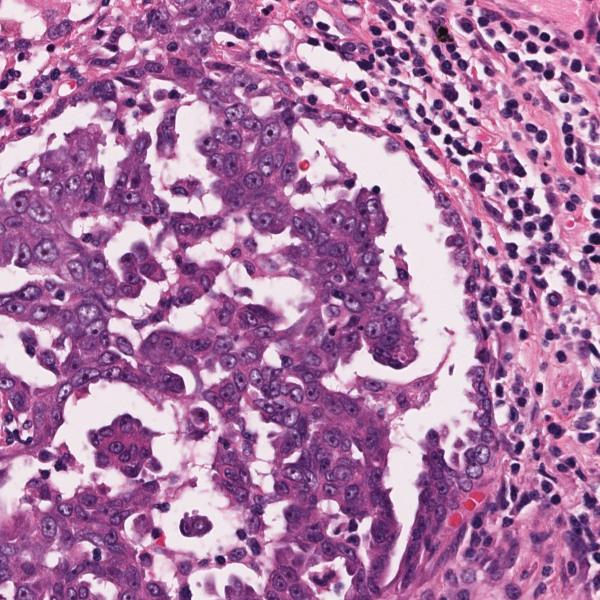
#> input picture target.jpg, 600 x 600 px
$ python test_cls_aug.py   (Python 2 division)
#> lines starting #> are read from the running program, lines starting #| are printed output that depends on the picture; after the words box and inside, x2 and y2 are one past the last pixel; in counts of white or black regions, pixels touching at a corner belong together
#> further down, target is the input picture: shape (600, 600, 3); mean B, G, R 166.3, 121.9, 173.7
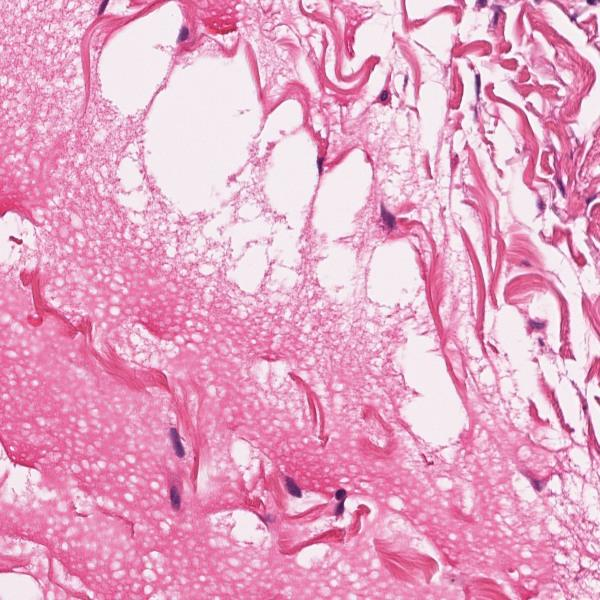
#> input picture source.jpg, 600 x 600 px
#> further down, source is the input picture: shape (600, 600, 3); mean B, G, R 198.2, 165.7, 230.9
### Img_Aug.py
import numpy as np
import random
import math
import os
from PIL import Image, ImageEnhance
import cv2

# return a Image obj and a image numpy array, did not used in this pipeline actually
# It implements the conversion from Image obj to numpy array
# [5 lines left out: function readImg, not called in this run]


def color_transfer_constructor(lMeanTar = 125.0491, lStdTar = 44.1218, \
							   aMeanTar = 160.7643, aStdTar = 7.5914, \
							   bMeanTar = 109.7114, bStdTar = 6.0879, \
							   l_range = (0.9, 1.1), a_range = (0.95, 1.05), b_range = (0.95, 1.05), constant_range = (-0.5, 0.5)):
	"""
	Transfers the color distribution from the source to the target
	image using the mean and standard deviations of the L*a*b*
	color space. Then apply a random modification on the transfered image.
	Parameters:
	-------
	source: NumPy array
		OpenCV image in BGR color space (the source image)
	lMeanTar, lStdTar, aMeanTar, aStdTar, bMeanTar, bStdTar: Scalars
		Means and Stds Calculated from the target image
	l_range, a_range, b_range, constant_range: tuple
	    Range of the random modification
	Returns:
	-------
	transfer: NumPy array
		OpenCV image (w, h, 3) NumPy array (uint8)
	"""
	def color_transfer(source):
		binary = cv2.cvtColor(source, cv2.COLOR_BGR2GRAY)
		binary[binary<=215] = 0
		binary[binary>215] = 1

		# convert the images from the RGB to L*ab* color space, being
		# sure to utilizing the floating point data type (note: OpenCV
		# expects floats to be 32-bit, so use that instead of 64-bit)
		source = cv2.cvtColor(source, cv2.COLOR_BGR2LAB).astype("float32")


		l = source[:,:,0]
		a = source[:,:,1]
		b = source[:,:,2]
		(lMeanSrc, lStdSrc) = (l[np.where(binary==0)].mean(), l[np.where(binary==0)].std())
		(aMeanSrc, aStdSrc) = (a[np.where(binary==0)].mean(), a[np.where(binary==0)].std())
		(bMeanSrc, bStdSrc) = (b[np.where(binary==0)].mean(), b[np.where(binary==0)].std())


		l = (l - lMeanSrc) / lStdSrc * lStdTar + lMeanTar
		a = (a - aMeanSrc) / aStdSrc * aStdTar + aMeanTar
		b = (b - bMeanSrc) / bStdSrc * bStdTar + bMeanTar


		# randomly modify the lab space to do color augmentation
		l = random.uniform(l_range[0], l_range[1]) * l + random.uniform(constant_range[0], constant_range[1])     # Adjust Luminance
		a = random.uniform(a_range[0], a_range[1]) * a + random.uniform(constant_range[0], constant_range[1])   # Adjust color
		b = random.uniform(b_range[0], b_range[1]) * b + random.uniform(constant_range[0], constant_range[1])   # Adjust color

		# clip the pixel intensities to [0, 255] if they fall outside
		# this range
		l = np.clip(l, 0, 255)
		a = np.clip(a, 0, 255)
		b = np.clip(b, 0, 255)

		# merge the channels together and convert back to the RGB color
		# space, being sure to utilize the 8-bit unsigned integer data
		# type
		transfer = cv2.merge([l, a, b])
		transfer = cv2.cvtColor(transfer.astype("uint8"), cv2.COLOR_LAB2BGR)

		# return the color transferred image
		return transfer
	return color_transfer


def contrast_enhance_constructor(level_range=(0.7, 1.3)):
	"""
	Perform contrast enhancement with random intensity level.
	Parameters:
	-----------
	img: Numpy array
		OpenCV image in BGR color space
	level_range: Tuple
		Range of the random contrast enhancement intensity
	Returns:
	-----------
	img_out_array: Numpy array
		OpenCV image in BGR color space
	"""
	def contrast_enhance(img):
		# Input Arg: img is a numpy array


		# Convert the numpy array image to Image obj for image enhancement
		img_obj = Image.fromarray(img[:,:,::-1], 'RGB')  # numpy array to Image obj, note the bgr to rgb

		# Contrast modification
		factor = random.uniform(level_range[0], level_range[1])
		enhancer = ImageEnhance.Contrast(img_obj)
		img_out = enhancer.enhance(factor)   # get Image obj
		# return img_out
		img_out_array = np.array(img_out.convert("RGB"))  # convert Image obj to numpy array
		img_out_array = img_out_array[:,:,::-1]
		return img_out_array
	return contrast_enhance

def rotation_mirror(img):
	"""
	Perform random rotation and mirroring.
	Parameters:
	------------
	img: Numpy array
		OpenCV image in BGR color space
	Returns:
	------------
	img_rot_mir: Numpy array
		OpenCV image in BGR color space
	"""
	R_state = random.uniform(0,4)
	M_state = random.uniform(0,4)
	# Apply rotation
	k = math.ceil(R_state)
	img_rot = np.rot90(img, k)
	if M_state<1:
		img_rot_mir = np.fliplr(img_rot) # Apply horizontal flip
	elif M_state<2:
		img_rot_mir = np.flipud(img_rot) # Apply vertical flip
	elif M_state<3:
		img_rot_mir = np.fliplr(img_rot) # Apply horizontal and vertical flip
		img_rot_mir = np.flipud(img_rot_mir)
	else:
		img_rot_mir = img_rot             # do nothing
	return img_rot_mir

def blur_constructor(sigma_range = (0.0001, 1.3)):
	"""
	Perform Gaussian blur with random blurring intensity.
	Parameters:
	-------------
	img: Numpy array
		OpenCV image in BGR color space
	sigma_range: Tuple
		range of the random blur intensity
	Returns:
	-------------
	img_blur: Numpy array
		OpenCV image in BGR color space
	"""
	def blur(img):
		sigma = random.uniform(sigma_range[0], sigma_range[1]) # extent of the blurrinng
		img_blur = cv2.GaussianBlur(img, (5,5), sigma)

		return img_blur
	return blur
def addGaussianNoise_constructor(noise_range = (0.001, 0.01)):
	"""
	Add Gaussian Noise to images, with random noise variation.
	Parameters:
	--------------
	img: Numpy array
		OpenCV image in BGR color space
	noise_range: Tuple
		Range of the random noise variation
	"""
	def addGaussianNoise(img):
		img = img.astype('float64')
		img *= 1./255    # Normalize first. Will recover later
		row, col, ch = img.shape
		sigma = random.uniform(noise_range[0], noise_range[1])
		sigma = sigma**0.5
		noise = np.random.normal(0, sigma, (row, col, ch))
		noise = noise.reshape(row,col,ch)
		img_noise = noise+img
		img_noise *= 255
		return img_noise
	return addGaussianNoise

def getStdMean(image):
	"""
	Parameters:
	-------
	image: NumPy array
		OpenCV image in BGR color space
	Returns:
	-------
	Tuple of mean and standard deviations for the L*, a*, and b*
	channels, respectively
	"""

	binary = cv2.cvtColor(image, cv2.COLOR_BGR2GRAY)
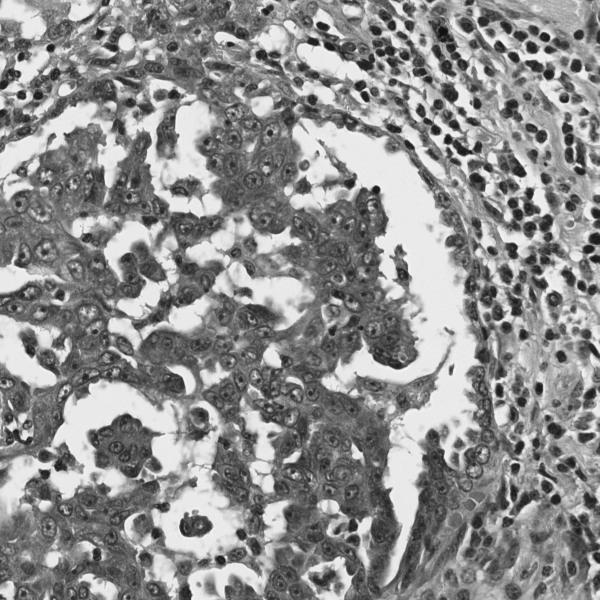
#> binary: shape (600, 600); min 11, max 251, mean 142.5
	binary[binary<=215] = 0
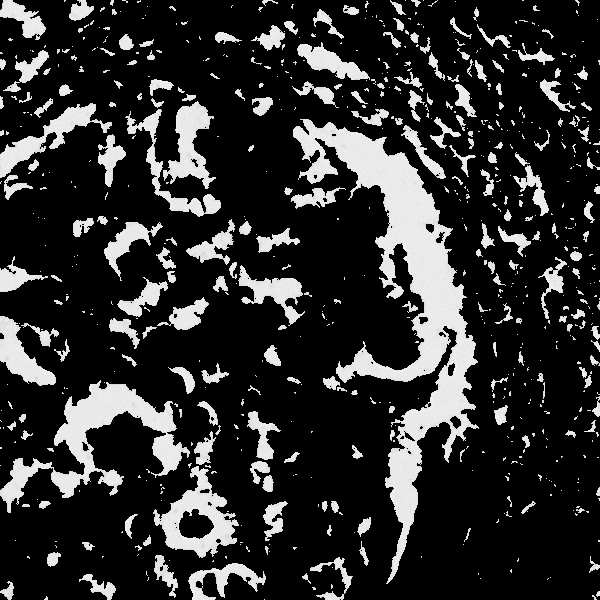
#> binary: shape (600, 600); min 0, max 251, mean 45.8
	binary[binary>215] = 1
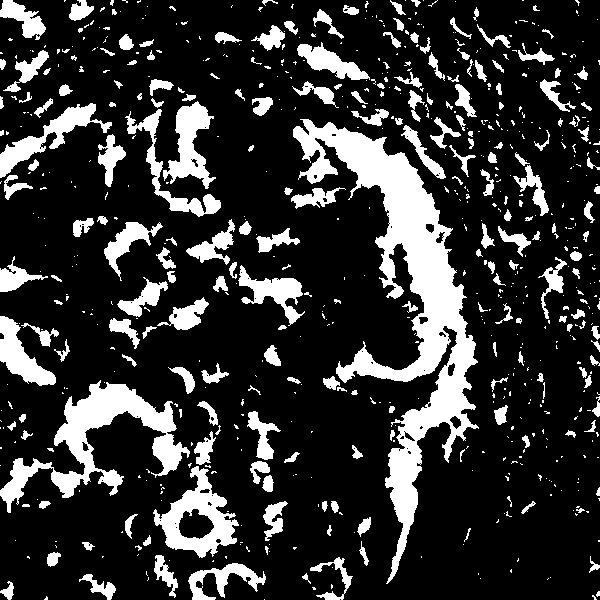
#> binary: shape (600, 600); values 0 (black) and 1 (white), 19.8% white; 711 white regions (497 under 20 px), largest, box (x1, y1, x2, y2) and area: (293, 119, 479, 584) 20656, (0, 380, 190, 513) 6911, (153, 466, 239, 558) 3175

	# compute the mean and standard deviation of each channel
	# (l, a, b) = cv2.split(image)
	image = cv2.cvtColor(image, cv2.COLOR_BGR2LAB)
#> image: shape (600, 600, 3); mean of channels 0, 1, 2 146.2, 155.9, 112.5
	l = image[:,:,0][np.where(binary == 0)]
	a = image[:,:,1][np.where(binary == 0)]
	b = image[:,:,2][np.where(binary == 0)]


	(lMean, lStd) = (l.mean(), l.std())
#> lMean = 125; lStd = 44.12
	(aMean, aStd) = (a.mean(), a.std())
#> aMean = 160.7; aStd = 7.32
	(bMean, bStd) = (b.mean(), b.std())
#> bMean = 109.7; bStd = 5.9

	# return the color statistics
	return (lMean, lStd, aMean, aStd, bMean, bStd)


# [45 lines of commented-out code are left out]

### test_cls_aug.py
from Img_Aug import color_transfer_constructor, contrast_enhance_constructor, rotation_mirror, blur_constructor, addGaussianNoise_constructor
from Img_Aug import getStdMean
import cv2

target = cv2.imread('target.jpg')
source = cv2.imread('source.jpg')    # tar is a Image obj, not a numpy array, target is a numpy array
(lMeanTar, lStdTar, aMeanTar, aStdTar, bMeanTar, bStdTar) = getStdMean(target)
#> lMeanTar = 125; lStdTar = 44.12; aMeanTar = 160.7; aStdTar = 7.32; bMeanTar = 109.7; bStdTar = 5.9


for i in range(9):

	color_transformer = color_transfer_constructor(lMeanTar, lStdTar, aMeanTar, aStdTar, bMeanTar, bStdTar, \
															l_range = (0.9, 1.1), a_range = (0.95, 1.05), b_range = (0.95, 1.05), constant_range = (-0.5, 0.5))
	img_out = color_transformer(source)
	newfilename = 'source_coloraug' + str(i+1) + '.jpg'
	cv2.imwrite(newfilename, img_out)

	contrast_enhancer = contrast_enhance_constructor(level_range=(0.7, 1.3))
	img_out = contrast_enhancer(source)
	newfilename = 'source_enhance' + str(i+1) + '.jpg'
	cv2.imwrite(newfilename, img_out)

	img_out = rotation_mirror(source)
	newfilename = 'source_rot_mirror' + str(i+1) + '.jpg'
	cv2.imwrite(newfilename, img_out)

	blurer = blur_constructor(sigma_range = (0.0001, 1.3))
	img_out = blurer(source)
	newfilename = 'source_blur' + str(i+1) + '.jpg'
	cv2.imwrite(newfilename, img_out)

	noise_adder = addGaussianNoise_constructor(noise_range = (0.001, 0.01))
	img_out = noise_adder(source)
	newfilename = 'source_noise' + str(i+1) + '.jpg'
	cv2.imwrite(newfilename, img_out)
#> this loop made 9 passes
#> pass 1, in color_transfer, `binary = cv2.cvtColor(source, cv2.COLOR_BGR2GRAY)`:
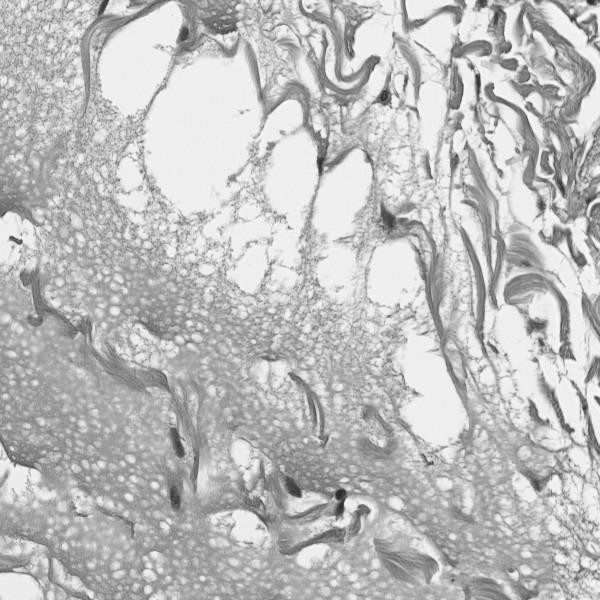
#> binary: shape (600, 600); min 35, max 254, mean 188.9
#> pass 1, in color_transfer, `source = cv2.cvtColor(source, cv2.COLOR_BGR2LAB).astype("float32")`:
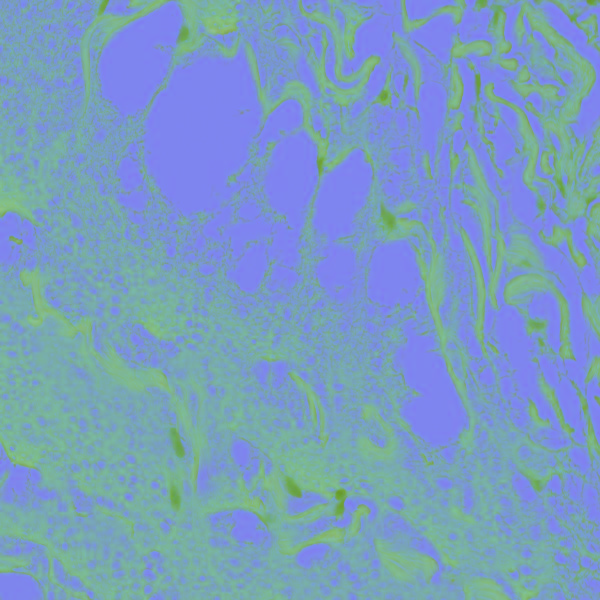
#> source: shape (600, 600, 3) float32; mean of channels 0, 1, 2 192.1, 157, 121.7; drawn as B, G, R
#> pass 1, in color_transfer, `a = source[:,:,1]`:
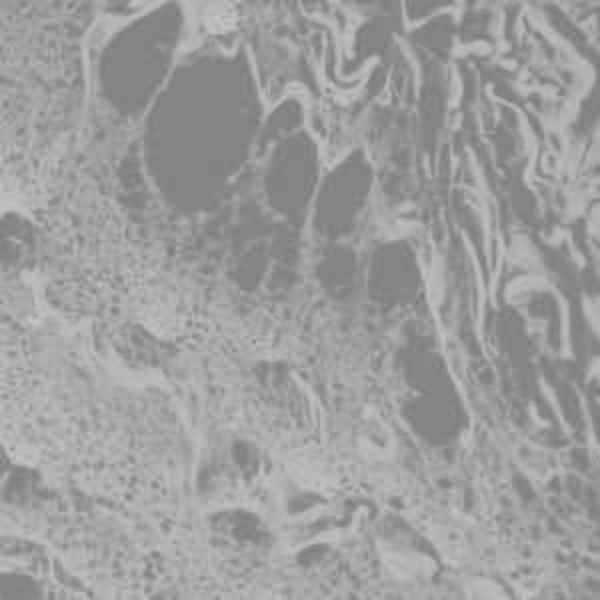
#> a: shape (600, 600) float32; min 122, max 196, mean 157


print 'Done.'
